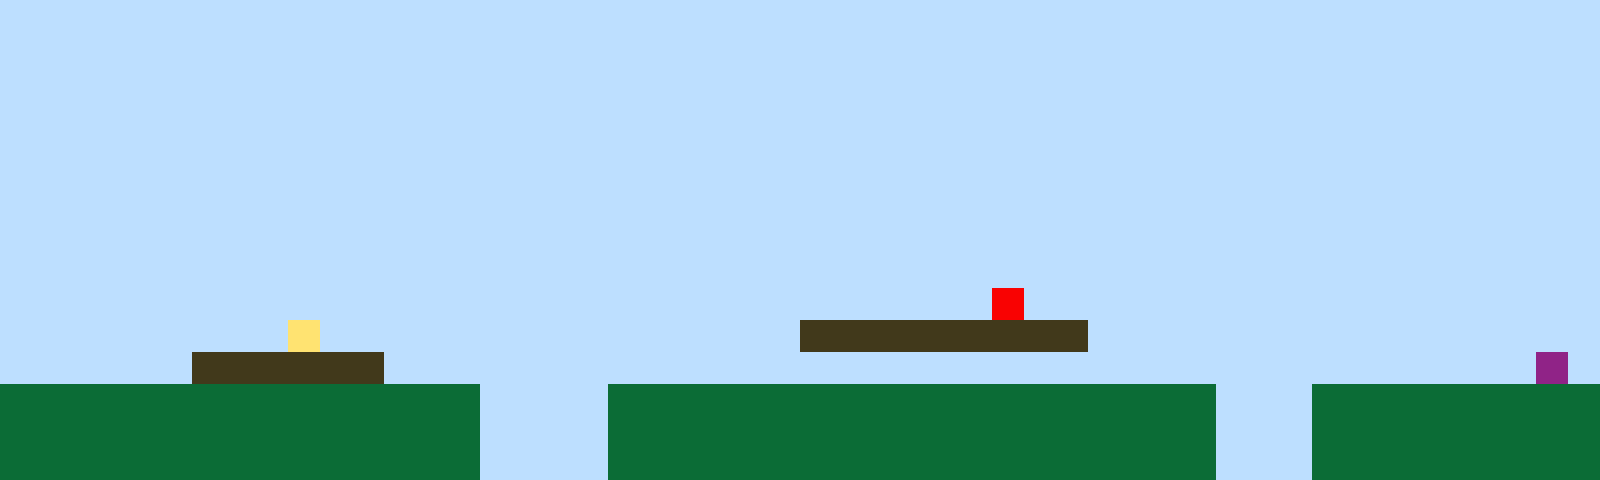

This game map was drawn from its Tiled (.tmx) file and the tilesets committed beside it. A one-line description and the full map source follow:
An orthogonal 50x15 tile map with 32x32 px tiles, 1 tile layer (Tile Layer 1).

<map version="1.10" tiledversion="1.11.2" orientation="orthogonal" renderorder="right-up" width="50" height="15" tilewidth="32" tileheight="32" infinite="0" nextlayerid="2" nextobjectid="1"><editorsettings><export target="map1.csv" format="csv" /></editorsettings><tileset firstgid="1" name="sprites" tilewidth="32" tileheight="32" tilecount="6" columns="3"><image source="sprites.png" width="96" height="64" /></tileset><layer id="1" name="Tile Layer 1" width="50" height="15"><data encoding="csv">1,1,1,1,1,1,1,1,1,1,1,1,1,1,1,1,1,1,1,1,1,1,1,1,1,1,1,1,1,1,1,1,1,1,1,1,1,1,1,1,1,1,1,1,1,1,1,1,1,1,1,1,1,1,1,1,1,1,1,1,1,1,1,1,1,1,1,1,1,1,1,1,1,1,1,1,1,1,1,1,1,1,1,1,1,1,1,1,1,1,1,1,1,1,1,1,1,1,1,1,1,1,1,1,1,1,1,1,1,1,1,1,1,1,1,1,1,1,1,1,1,1,1,1,1,1,1,1,1,1,1,1,1,1,1,1,1,1,1,1,1,1,1,1,1,1,1,1,1,1,1,1,1,1,1,1,1,1,1,1,1,1,1,1,1,1,1,1,1,1,1,1,1,1,1,1,1,1,1,1,1,1,1,1,1,1,1,1,1,1,1,1,1,1,1,1,1,1,1,1,1,1,1,1,1,1,1,1,1,1,1,1,1,1,1,1,1,1,1,1,1,1,1,1,1,1,1,1,1,1,1,1,1,1,1,1,1,1,1,1,1,1,1,1,1,1,1,1,1,1,1,1,1,1,1,1,1,1,1,1,1,1,1,1,1,1,1,1,1,1,1,1,1,1,1,1,1,1,1,1,1,1,1,1,1,1,1,1,1,1,1,1,1,1,1,1,1,1,1,1,1,1,1,1,1,1,1,1,1,1,1,1,1,1,1,1,1,1,1,1,1,1,1,1,1,1,1,1,1,1,1,1,1,1,1,1,1,1,1,1,1,1,1,1,1,1,1,1,1,1,1,1,1,1,1,1,1,1,1,1,1,1,1,1,1,1,1,1,1,1,1,1,1,1,1,1,1,1,1,1,1,1,1,1,1,1,1,1,1,1,1,1,1,1,1,1,1,1,1,1,1,1,1,1,1,1,1,1,1,1,1,1,1,1,1,1,1,1,1,1,1,1,1,1,1,1,1,1,1,1,1,1,1,1,1,1,1,1,1,1,1,1,1,1,1,1,1,1,1,1,1,1,1,1,1,1,1,1,1,1,1,1,1,1,1,1,1,1,1,1,1,1,1,1,1,1,1,1,1,1,1,5,1,1,1,1,1,1,1,1,1,1,1,1,1,1,1,1,1,1,1,1,1,1,1,1,1,1,1,4,1,1,1,1,1,1,1,1,1,1,1,1,1,1,1,3,3,3,3,3,3,3,3,3,1,1,1,1,1,1,1,1,1,1,1,1,1,1,1,1,1,1,1,1,1,1,3,3,3,3,3,3,1,1,1,1,1,1,1,1,1,1,1,1,1,1,1,1,1,1,1,1,1,1,1,1,1,1,1,1,1,1,1,1,1,1,1,1,6,1,2,2,2,2,2,2,2,2,2,2,2,2,2,2,2,1,1,1,1,2,2,2,2,2,2,2,2,2,2,2,2,2,2,2,2,2,2,2,1,1,1,2,2,2,2,2,2,2,2,2,2,2,2,2,2,2,2,2,2,2,2,2,2,2,2,1,1,1,1,2,2,2,2,2,2,2,2,2,2,2,2,2,2,2,2,2,2,2,1,1,1,2,2,2,2,2,2,2,2,2,2,2,2,2,2,2,2,2,2,2,2,2,2,2,2,1,1,1,1,2,2,2,2,2,2,2,2,2,2,2,2,2,2,2,2,2,2,2,1,1,1,2,2,2,2,2,2,2,2,2</data></layer></map>
